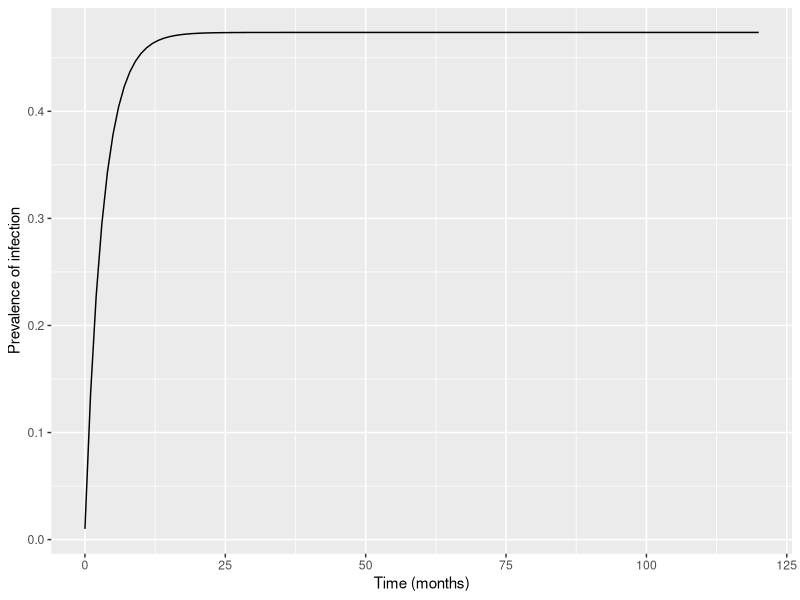

Reproduce this figure in R. (Note: this script raises an error after producing the figure.)
## ---- chunk 1
library(deSolve)
library(tidyverse)
## ---- chunk 2
#| message: false
# How the compartments change
sis_model <- function(time, state, parameters) {
  with(as.list(c(state, parameters)), {
    # susceptibles: lost to infection, gained from recovery
    dS <- -lambda * S + r * I
    # infected: gained from infection, lost to recovery
    dI <- lambda * S - r * I
    # create a list with our dS and dI states
    list(c(dS, dI))
  })
}

# Starting values, parameters, and times
initial_state <- c(S = 0.99, I = 0.01)
parameters <- c(lambda = 0.15, r = 1 / 6) # per month; infections last ~6 months
times <- seq(0, 120, by = 1) # 10 years, monthly
## ---- chunk 3
output <- ode(
  y = initial_state,
  times = times,
  func = sis_model,
  parms = parameters
)
output <- as.data.frame(output)

ggplot(output, aes(x = time, y = I)) +
  geom_line() +
  labs(x = "Time (months)", y = "Prevalence of infection")
## ---- chunk 4
# prevalence in 6-10 year olds during the intervention
prev_6_10 <- during %>%
  filter(age_group == "6-10") %>%
  summarise(mean(pcr_positive)) %>%
  pull()

# rearranging prevalence = lambda / (lambda + r) gives:
r <- 1 / 6
lambda <- prev_6_10 * r / (1 - prev_6_10)
lambda # about 0.13 per month

parameters <- c(lambda = lambda, r = r)
output_calibrated <- ode(initial_state, times, sis_model, parameters) %>%
  as.data.frame()

ggplot(output_calibrated, aes(x = time, y = I)) +
  geom_line() +
  geom_hline(yintercept = prev_6_10, linetype = "dashed") +
  labs(x = "Time (months)", y = "Prevalence of infection")
# the curve settles right on the observed prevalence (~0.44)
## ---- chunk 5
coverage <- 0.60
efficacy <- 0.75
lambda_smc <- (1 - coverage) * lambda + coverage * (1 - efficacy) * lambda

output_smc <- ode(
  initial_state,
  times,
  sis_model,
  parms = c(lambda = lambda_smc, r = r)
) %>%
  as.data.frame()

both <- bind_rows(
  "No SMC" = output_calibrated,
  "SMC (60% coverage)" = output_smc,
  .id = "scenario"
)

ggplot(both, aes(x = time, y = I, colour = scenario)) +
  geom_line() +
  labs(x = "Time (months)", y = "Prevalence of infection", colour = "")

# 1. with SMC, prevalence settles at about 0.30
# 2. observed prevalence in 0-5 year olds during the program was ~0.28 — a close match!
